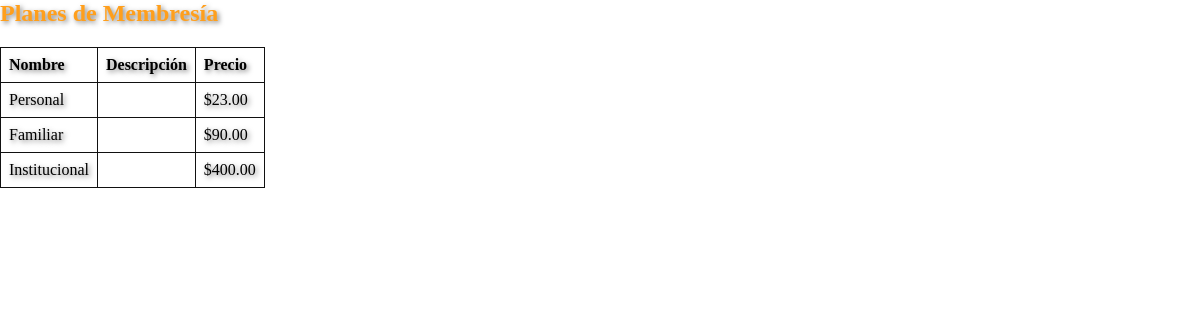
Screenshot of /diseño/visual.php with the database file from the repository.
### tables this page shows
CREATE TABLE `membresias` (
  `id` int(11) NOT NULL,
  `nombre` varchar(50) NOT NULL,
  `precio` decimal(10,2) NOT NULL,
  `descripcion` text DEFAULT NULL
);

### diseño/visual.php (the view, shortened to what this page needs)
<?php
include("../conexion.php");
$sql = "SELECT * FROM membresias";
$result = $conn->query($sql);
?>
<!DOCTYPE html>
<html lang="es">
<head>
    <link rel="stylesheet" href="styles.css">
</head>
<body>
    <main class="main">
        <section class="table-section">
            <h2>Planes de Membresía</h2>
            <table>
                <thead>
                    <tr>
                        <th>Nombre</th>
                        <th>Descripción</th>
                        <th>Precio</th>
                    </tr>
                </thead>
                <tbody>
                    <?php
                    if($result->num_rows > 0){
                        while($row = $result->fetch_assoc()){
                            echo "<tr>
                                <td>".htmlspecialchars($row['nombre'])."</td>
                                <td>".htmlspecialchars($row['descripcion'])."</td>
                                <td>$".htmlspecialchars($row['precio'])."</td>
                            </tr>";
                        }
                    } else {
                        echo "<tr><td colspan='3'>No hay registros</td></tr>";
                    }
                    ?>
                </tbody>
            </table>
        </section>
    </main>
</body>
</html>

### styles.css (style rules this page uses)
* { margin: 0; padding: 0; box-sizing: border-box; }
html { scroll-behavior: smooth; overflow-x: hidden; }
body { text-shadow: 2px 2px 5px rgba(0,0,0,0.5); box-sizing: border-box; margin: 0; padding: 0; font-family: Bahnschrift Condensed; overflow-x: hidden; }
h2 { color:#ff9f1c; }
table { border-collapse: collapse; margin-top: 20px; }
th, td { border: 1px solid #111; padding: 8px; text-align: left; }

### rows the page displays
membresias: nombre "Personal", precio "23.00"
membresias: nombre "Familiar", precio "90.00"
membresias: nombre "Institucional", precio "400.00"
